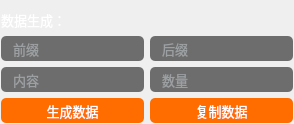
                      <widget class="QWidget" name="gridWidget_6" native="true">
                       <layout class="QGridLayout" name="gridLayout_13">
                        <property name="leftMargin">
                         <number>1</number>
                        </property>
                        <property name="topMargin">
                         <number>10</number>
                        </property>
                        <property name="rightMargin">
                         <number>1</number>
                        </property>
                        <property name="bottomMargin">
                         <number>1</number>
                        </property>
                        <item row="0" column="0">
                         <widget class="QLabel" name="label_17">
                          <property name="minimumSize">
                           <size>
                            <width>0</width>
                            <height>20</height>
                           </size>
                          </property>
                          <property name="maximumSize">
                           <size>
                            <width>16777215</width>
                            <height>20</height>
                           </size>
                          </property>
                          <property name="font">
                           <font>
                            <family>OPPOSans B</family>
                            <pointsize>10</pointsize>
                           </font>
                          </property>
                          <property name="styleSheet">
                           <string notr="true">color: rgb(255, 255, 255);</string>
                          </property>
                          <property name="text">
                           <string>数据生成：</string>
                          </property>
                         </widget>
                        </item>
                        <item row="1" column="1">
                         <widget class="QLineEdit" name="lineEdit_times_17">
                          <property name="minimumSize">
                           <size>
                            <width>0</width>
                            <height>25</height>
                           </size>
                          </property>
                          <property name="maximumSize">
                           <size>
                            <width>16777215</width>
                            <height>16777215</height>
                           </size>
                          </property>
                          <property name="font">
                           <font>
                            <family>OPPOSans B</family>
                            <pointsize>10</pointsize>
                            <stylestrategy>PreferAntialias</stylestrategy>
                           </font>
                          </property>
                          <property name="styleSheet">
                           <string notr="true">QLineEdit{
color:#ced4da;
border-radius: 14px;
background-color: rgb(25, 25, 25, 155);
border: 0px solid rgba(255, 255, 255, 0);
border-radius: 5px;
padding-left:10px;
padding-right:10px;
}</string>
                          </property>
                          <property name="text">
                           <string/>
                          </property>
                          <property name="placeholderText">
                           <string>后缀</string>
                          </property>
                         </widget>
                        </item>
                        <item row="1" column="0">
                         <widget class="QLineEdit" name="lineEdit_times_18">
                          <property name="minimumSize">
                           <size>
                            <width>0</width>
                            <height>25</height>
                           </size>
                          </property>
                          <property name="maximumSize">
                           <size>
                            <width>16777215</width>
                            <height>16777215</height>
                           </size>
                          </property>
                          <property name="font">
                           <font>
                            <family>OPPOSans B</family>
                            <pointsize>10</pointsize>
                            <stylestrategy>PreferAntialias</stylestrategy>
                           </font>
                          </property>
                          <property name="styleSheet">
                           <string notr="true">QLineEdit{
color:#ced4da;
border-radius: 14px;
background-color: rgb(25, 25, 25, 155);
border: 0px solid rgba(255, 255, 255, 0);
border-radius: 5px;
padding-left:10px;
padding-right:10px;
}</string>
                          </property>
                          <property name="text">
                           <string/>
                          </property>
                          <property name="placeholderText">
                           <string>前缀</string>
                          </property>
                         </widget>
                        </item>
                        <item row="2" column="0">
                         <widget class="QLineEdit" name="lineEdit_times_19">
                          <property name="minimumSize">
                           <size>
                            <width>0</width>
                            <height>25</height>
                           </size>
                          </property>
                          <property name="maximumSize">
                           <size>
                            <width>16777215</width>
                            <height>16777215</height>
                           </size>
                          </property>
                          <property name="font">
                           <font>
                            <family>OPPOSans B</family>
                            <pointsize>10</pointsize>
                            <stylestrategy>PreferAntialias</stylestrategy>
                           </font>
                          </property>
                          <property name="styleSheet">
                           <string notr="true">QLineEdit{
color:#ced4da;
border-radius: 14px;
background-color: rgb(25, 25, 25, 155);
border: 0px solid rgba(255, 255, 255, 0);
border-radius: 5px;
padding-left:10px;
padding-right:10px;
}</string>
                          </property>
                          <property name="text">
                           <string/>
                          </property>
                          <property name="placeholderText">
                           <string>内容</string>
                          </property>
                         </widget>
                        </item>
                        <item row="2" column="1">
                         <widget class="QLineEdit" name="lineEdit_times_20">
                          <property name="minimumSize">
                           <size>
                            <width>0</width>
                            <height>25</height>
                           </size>
                          </property>
                          <property name="maximumSize">
                           <size>
                            <width>16777215</width>
                            <height>16777215</height>
                           </size>
                          </property>
                          <property name="font">
                           <font>
                            <family>OPPOSans B</family>
                            <pointsize>10</pointsize>
                            <stylestrategy>PreferAntialias</stylestrategy>
                           </font>
                          </property>
                          <property name="styleSheet">
                           <string notr="true">QLineEdit{
color:#ced4da;
border-radius: 14px;
background-color: rgb(25, 25, 25, 155);
border: 0px solid rgba(255, 255, 255, 0);
border-radius: 5px;
padding-left:10px;
padding-right:10px;
}</string>
                          </property>
                          <property name="text">
                           <string/>
                          </property>
                          <property name="placeholderText">
                           <string>数量</string>
                          </property>
                         </widget>
                        </item>
                        <item row="3" column="0">
                         <widget class="QToolButton" name="toolButton_3">
                          <property name="sizePolicy">
                           <sizepolicy hsizetype="Expanding" vsizetype="Expanding">
                            <horstretch>0</horstretch>
                            <verstretch>0</verstretch>
                           </sizepolicy>
                          </property>
                          <property name="minimumSize">
                           <size>
                            <width>0</width>
                            <height>25</height>
                           </size>
                          </property>
                          <property name="maximumSize">
                           <size>
                            <width>16777215</width>
                            <height>6666</height>
                           </size>
                          </property>
                          <property name="font">
                           <font>
                            <family>OPPOSans B</family>
                            <pointsize>10</pointsize>
                           </font>
                          </property>
                          <property name="styleSheet">
                           <string notr="true">QToolButton {
	color: rgb(255, 255, 255);
	background-color: rgb(255, 108, 0);
	border-radius: 5px;
}
QToolButton:hover {
	color: rgb(255, 255, 255);
	background-color: rgb(255, 108, 0);
}</string>
                          </property>
                          <property name="text">
                           <string>生成数据</string>
                          </property>
                         </widget>
                        </item>
                        <item row="3" column="1">
                         <widget class="QToolButton" name="toolButton_4">
                          <property name="sizePolicy">
                           <sizepolicy hsizetype="Expanding" vsizetype="Expanding">
                            <horstretch>0</horstretch>
                            <verstretch>0</verstretch>
                           </sizepolicy>
                          </property>
                          <property name="minimumSize">
                           <size>
                            <width>0</width>
                            <height>25</height>
                           </size>
                          </property>
                          <property name="maximumSize">
                           <size>
                            <width>16777215</width>
                            <height>6666666</height>
                           </size>
                          </property>
                          <property name="font">
                           <font>
                            <family>OPPOSans B</family>
                            <pointsize>10</pointsize>
                           </font>
                          </property>
                          <property name="styleSheet">
                           <string notr="true">QToolButton {
	color: rgb(255, 255, 255);
	background-color: rgb(255, 108, 0);
	border-radius: 5px;
}
QToolButton:hover {
	color: rgb(255, 255, 255);
	background-color: rgb(255, 108, 0);
}</string>
                          </property>
                          <property name="text">
                           <string>复制数据</string>
                          </property>
                         </widget>
                        </item>
                       </layout>
                      </widget>
